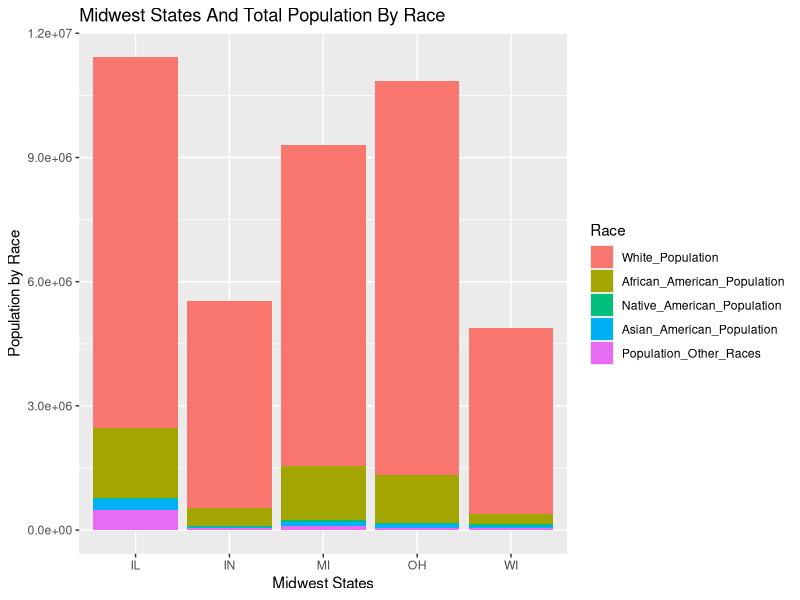
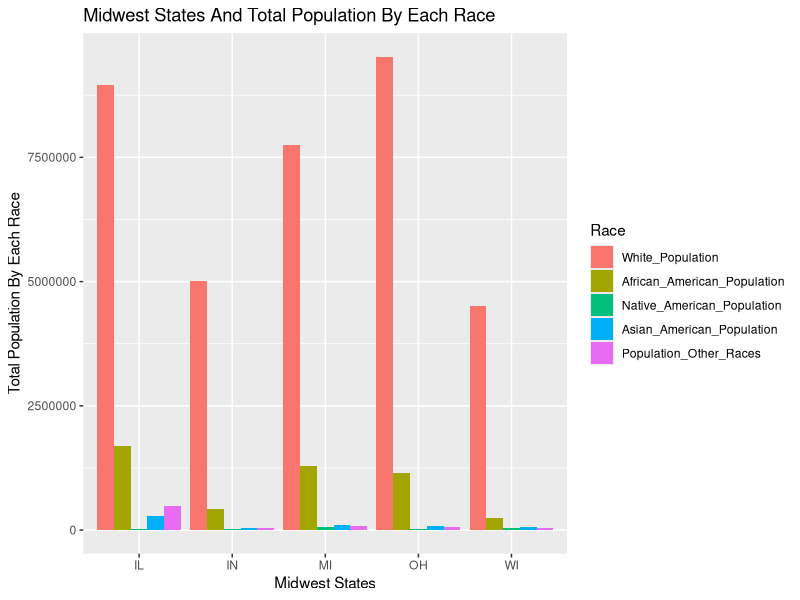
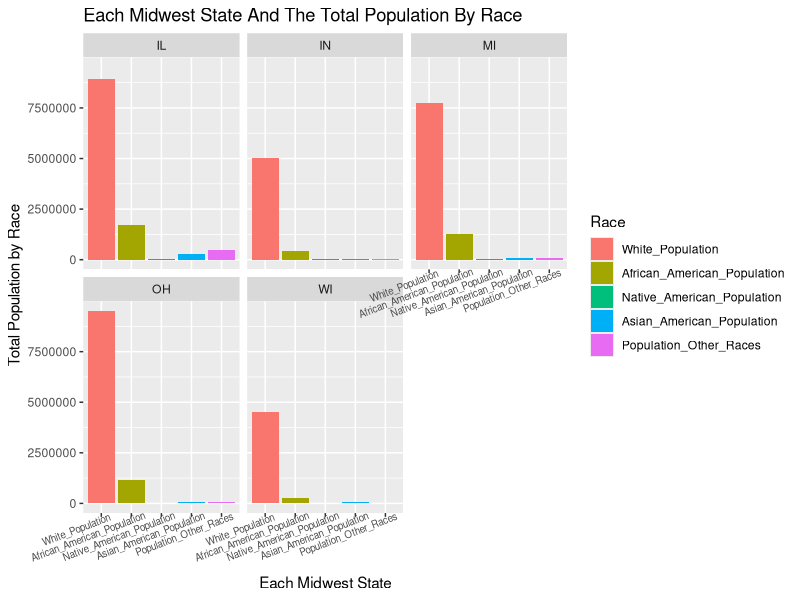
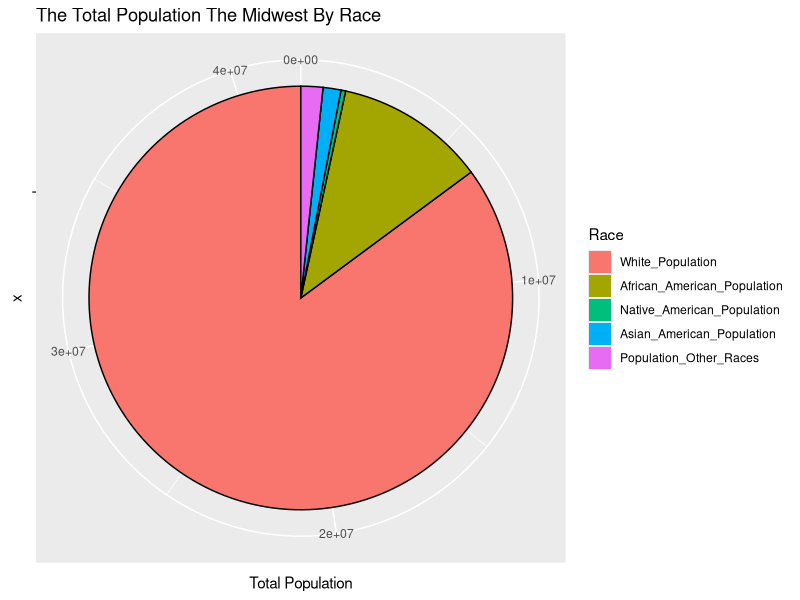
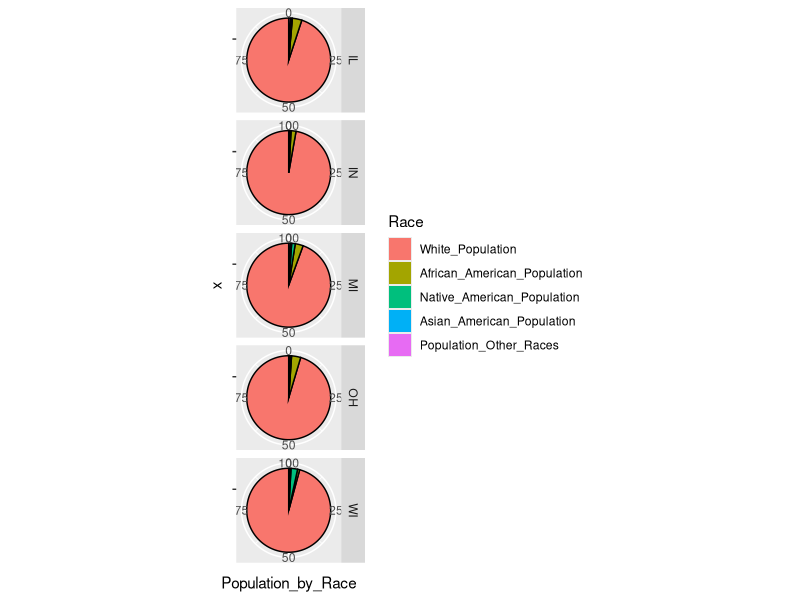
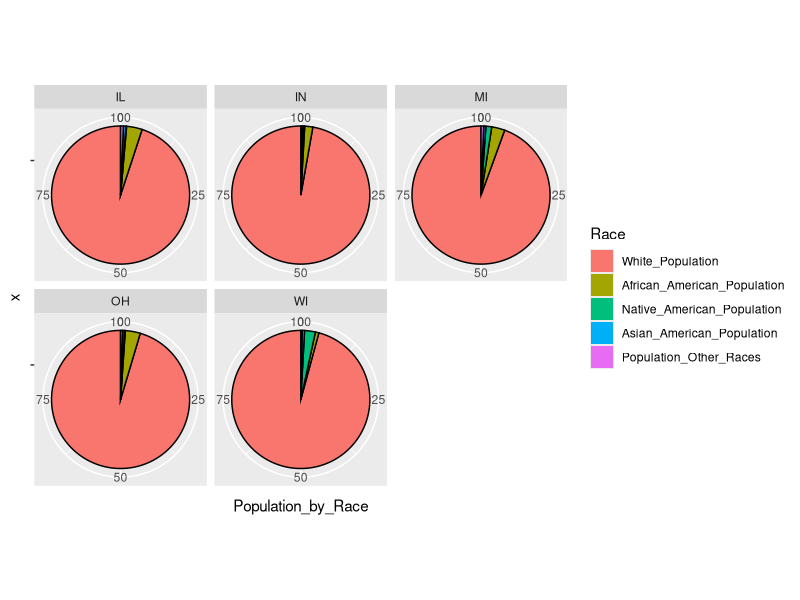

R code for these plots, in order:
## ---- chunk 1
library(ggplot2)
library(reshape2)
z <- data.frame("State" = midwest$state, "White_Population"= midwest$popwhite, "African_American_Population"= midwest$popblack, "Native_American_Population"= midwest$popamerindian, "Asian_American_Population"= midwest$popasian, "Population_Other_Races"=midwest$popother)

m1 <- melt(z,id.vars="State", variable.name = "Race", value.name = "Population_by_Race" )
head(m1)
## ---- chunk 2
midwest2 <- aggregate(Population_by_Race ~ (Race + State), data = m1, FUN = 'sum')
midwest2
## ---- chunk 3
s <- ggplot(data = midwest2, aes(x = State, y = Population_by_Race, fill = Race))
s + geom_histogram(stat="identity")+ ggtitle("Midwest States And Total Population By Race") +
xlab("Midwest States") + ylab("Population by Race")

s + geom_histogram(stat = "identity", position = "dodge") + ggtitle("Midwest States And Total Population By Each Race") +
xlab("Midwest States") + ylab("Total Population By Each Race")

ggplot(data = midwest2, aes(x = Race, y = Population_by_Race, fill = Race)) + geom_histogram(stat = "identity") + facet_wrap(~State) + ggtitle("Each Midwest State And The Total Population By Race") +
xlab("Each Midwest State") + ylab("Total Population by Race")+ theme(axis.text.x  = element_text(angle=21, vjust=1.1, hjust = 0.9, size=7)) 
## ---- chunk 4
library(plyr)
midwest2s <- aggregate(Population_by_Race ~ (Race), data = midwest2, FUN = 'sum')
midwest2s
midwest2s <- ddply(midwest2s, .(Race), transform, pos=cumsum(Population_by_Race)-0.5*(Population_by_Race))
ggplot(data = midwest2s, aes(x = "", y = Population_by_Race, fill = Race)) + geom_bar(stat = "identity", color = 'black') + coord_polar(theta="y") +  guides(fill=guide_legend(override.aes=list(colour=NA))) + ggtitle("The Total Population The Midwest By Race") +
ylab("Total Population") 

midwest.sub <- midwest[, c(3, 12:16)]
names(midwest.sub) <- c("State", "White_Population", "African_American_Population", "Native_American_Population", "Asian_American_Population", "Population_Other_Races")
m3 <- melt(midwest.sub,id.vars="State", variable.name = "Race", value.name = "Population_by_Race")


midwest3 <- aggregate(Population_by_Race ~ ((Race + State)), data = m3, FUN = 'sum')
midwest3 <- aggregate(Population_by_Race ~ ((Race + State)), data = m3, FUN = 'mean')
midwest3
midwest3 <- ddply(midwest3, .(State), transform, pos=cumsum(Population_by_Race)-0.5*(Population_by_Race));

ggplot(data = midwest3, aes(x = "", y = Population_by_Race, fill = Race)) + geom_bar(stat = "identity", color = 'black') + coord_polar(theta="y")  + guides(fill=guide_legend(override.aes=list(colour=NA)))+
facet_grid(facets = State~., scales = "free")

ggplot(data = midwest3, aes(x = "", y = Population_by_Race, fill = Race)) + geom_bar(stat = "identity", color = 'black') + coord_polar(theta="y")  + guides(fill=guide_legend(override.aes=list(colour=NA)))+
facet_wrap(~State)
